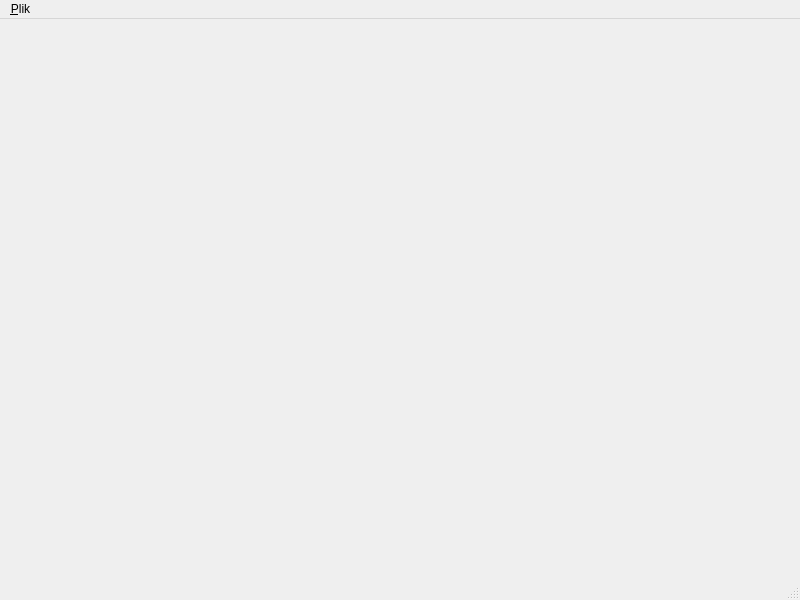
<?xml version="1.0" encoding="UTF-8"?>
<ui version="4.0">
 <class>MainWindow</class>
 <widget class="QMainWindow" name="MainWindow">
  <property name="geometry">
   <rect>
    <x>0</x>
    <y>0</y>
    <width>800</width>
    <height>600</height>
   </rect>
  </property>
  <property name="windowTitle">
   <string>MainWindow</string>
  </property>
  <widget class="QWidget" name="centralwidget">
   <layout class="QVBoxLayout" name="verticalLayout">
    <item>
     <widget class="MyWidget" name="widget" native="true"/>
    </item>
   </layout>
  </widget>
  <widget class="QMenuBar" name="menubar">
   <property name="geometry">
    <rect>
     <x>0</x>
     <y>0</y>
     <width>800</width>
     <height>28</height>
    </rect>
   </property>
   <widget class="QMenu" name="menu_Quit">
    <property name="title">
     <string>&amp;Plik</string>
    </property>
    <addaction name="action_Zakoncz"/>
   </widget>
   <addaction name="menu_Quit"/>
  </widget>
  <widget class="QStatusBar" name="statusbar"/>
  <action name="action_Zakoncz">
   <property name="text">
    <string>&amp;Zakończ</string>
   </property>
   <property name="toolTip">
    <string>Zakończ program</string>
   </property>
   <property name="shortcut">
    <string>Ctrl+Q</string>
   </property>
  </action>
 </widget>
 <customwidgets>
  <customwidget>
   <class>MyWidget</class>
   <extends>QWidget</extends>
   <header>my_widget.h</header>
   <container>1</container>
  </customwidget>
 </customwidgets>
 <resources/>
 <connections/>
</ui>
